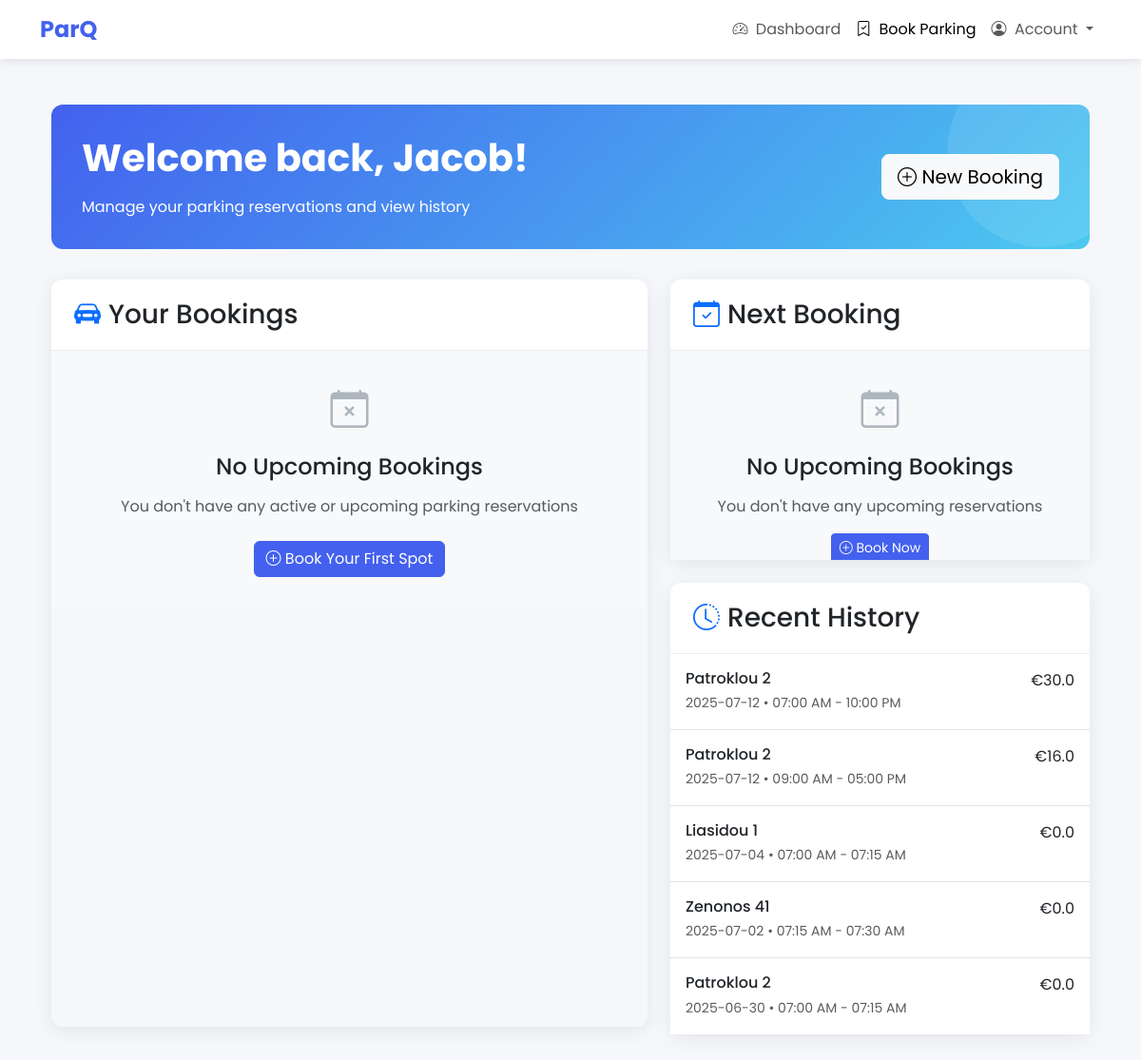
The app's page /dashboard (signed in) with its own data.
### config.py (models this page shows, shortened)
class User(db.Model, UserMixin):
    __tablename__ = 'users'
    id = db.Column(db.Integer, primary_key=True)
    email = db.Column(db.String(100), nullable=False, unique=True)
    password = db.Column(db.String(100), nullable=False)
    firstname = db.Column(db.String(100), nullable=False)
    lastname = db.Column(db.String(100), nullable=False)
    phone = db.Column(db.String(100), nullable=False)
    role = db.Column(db.String(100), nullable=False)
    log = db.relationship("Log", uselist=False, back_populates="user")
    bookings = db.relationship('Booking', backref='user', lazy=True)
    @login_manager.user_loader
    def load_user(id):
        return User.query.get(int(id))

class Booking(db.Model, UserMixin):
    __tablename__ = 'bookings'
    id = db.Column(db.Integer, primary_key=True)
    userid = db.Column(db.Integer, db.ForeignKey('users.id', ondelete='SET NULL'), nullable=True)
    parking_lot_id = db.Column(db.Integer, db.ForeignKey('parking_lots.id'), nullable=False)
    spot_id = db.Column(db.Integer, db.ForeignKey('parking_spots.id'), nullable=False)
    timeBooked = db.Column(db.DateTime, default=datetime.now, nullable=False)
    bookingDate = db.Column(db.Date, nullable=False)
    startTime = db.Column(db.Time, nullable=False)
    endTime = db.Column(db.Time, nullable=False)
    amount = db.Column(db.Float, nullable=False)
    parking_spot = db.relationship('ParkingSpot', back_populates='bookings')
    parking_lot = db.relationship('ParkingLot')  # New relationship

class ParkingLot(db.Model, UserMixin):
    __tablename__ = 'parking_lots'
    id = db.Column(db.Integer, primary_key=True)
    city_id = db.Column(db.Integer, db.ForeignKey('cities.id'))
    name = db.Column(db.String(100), nullable=False)
    address = db.Column(db.String(100), nullable=False)
    image_filename = db.Column(db.String(100), nullable=True)
    spots = db.relationship('ParkingSpot', backref='parking_lot', lazy=True, cascade="all, delete-orphan")

### dashboard/views.py (the view)
@dashboard_bp.route('/dashboard', methods=['GET', 'POST'])
@login_required
def dashboard():
    bookings = Booking.query.filter(Booking.userid == current_user.id, Booking.bookingDate >= date.today()).all()
    nextBooking = Booking.query.filter(Booking.userid==current_user.id, Booking.bookingDate >= date.today()).order_by(Booking.bookingDate.asc()).first()
    history = Booking.query.filter(Booking.userid==current_user.id, Booking.bookingDate < date.today()).order_by(Booking.bookingDate.desc()).limit(5).all()
    print(history)
    return render_template('dashboard/dashboard.html', current_user=current_user, bookings=bookings, nextBooking=nextBooking, history=history)

### templates/dashboard/dashboard.html (shortened to what this page needs)
{% extends "base2.html" %}
{% block content %}
<div class="container py-4">
    <div class="dashboard-header">
        <div class="row align-items-center">
            <div class="col-md-8">
                <h1 class="dashboard-title mb-3">Welcome back, {{ current_user.firstname }}!</h1>
                <p class="mb-0">Manage your parking reservations and view history</p>
            </div>
            <div class="col-md-4 text-md-end">
                <a href="{{ url_for('booking_bp.book') }}" class="btn btn-light btn-lg">
                    <i class="bi bi-plus-circle"></i> New Booking
                </a>
            </div>
        </div>
    </div>
    <div class="row">
        <div class="col-lg-7 mb-4">
            <div class="dashboard-card">
                <div class="dashboard-card-header d-flex justify-content-between align-items-center">
                    <h3 class="mb-0"><i class="bi bi-car-front-fill text-primary me-2"></i>Your Bookings</h3>
                </div>
                <div class="card-body" style="overflow-y: auto;">
                    {% if bookings %}
                    <div class="list-group list-group-flush">
                        {% for booking in bookings %}
                        <div class="list-group-item border-0 px-2 py-3">
                            <div class="booking-card card">
                                <div class="card-body">
                                    <div class="row">
                                        <div class="col-8">
                                            <div class="d-flex align-items-center mb-2">
                          <span class="booking-status status-active me-2">
                              <i class="bi bi-check-circle-fill me-1"></i> Booked
                          </span>
                                                <small class="text-muted">#{{ booking.id }}</small>
                                            </div>
                                            <h5 class="mb-2">{{ booking.parking_lot.name }}</h5>
                                            <p class="text-muted mb-2"><i class="bi bi-geo-alt-fill me-1"></i>{{
                                                booking.parking_lot.address }}</p>
                                            <div class="d-flex text-muted mb-2">
                                                <div class="me-3">
                                                    <i class="bi bi-calendar-event me-1"></i>
                                                    <span>{{ booking.bookingDate.strftime('%b %d') }}</span>
                                                </div>
                                                <div>
                                                    <i class="bi bi-clock me-1"></i>
                                                    <span>{{ booking.startTime.strftime('%I:%M %p') }} - {{ booking.endTime.strftime('%I:%M %p') }}</span>
                                                </div>
                                            </div>
                                            <div class="d-flex align-items-center">
                                                <span class="spot-indicator spot-{{ booking.spot_type|lower }}"></span>
                                                <span>Spot #{{ booking.spot_id }} </span>
                                            </div>
                                        </div>
                                        <div class="col-4">
                                            <div class="map-mini" id="map-{{ booking.id }}"></div>
                                            <div class="mt-2 text-end">
                                                <a href="#" class="btn btn-sm btn-outline-primary"
                                                   onclick="document.getElementById('qrImage').src='{{ url_for('dashboard.show_qr', booking_id=booking.id) }}'"
                                                   data-bs-toggle="modal" data-bs-target="#qrModal">Details</a>
                                            </div>
                                        </div>
                                    </div>
                                </div>
                            </div>
                        </div>
                        {% endfor %}
                    </div>
                    {% else %}
                    <div class="empty-state">
                        <div class="empty-state-icon">
                            <i class="bi bi-calendar-x"></i>
                        </div>
                        <h4 class="mb-3">No Upcoming Bookings</h4>
                        <p class="text-muted mb-4">You don't have any active or upcoming parking reservations</p>
                        <a href="{{ url_for('booking_bp.book') }}" class="btn btn-primary">
                            <i class="bi bi-plus-circle"></i> Book Your First Spot
                        </a>
                    </div>
                    {% endif %}
                </div>
            </div>
        </div>
        <div class="col-lg-5 mb-3">
            <div class="dashboard-card mb-4" style="min-height: auto; height: 295px;">
                <div class="dashboard-card-header">
                    <h3 class="mb-0"><i class="bi bi-calendar-check text-primary me-2"></i>Next Booking</h3>
                </div>
                <div class="card-body" style="height: 280px; overflow: hidden;">
                    {% if nextBooking %}
                    <div class="next-booking-card p-3">
                        <div class="d-flex justify-content-between align-items-start mb-2">
                            <h5 class="mb-0">{{ nextBooking.parking_lot.name }}</h5>
                            <span class="booking-status status-upcoming">
                  <i class="bi bi-clock-fill me-1"></i> Upcoming
                </span>
                        </div>
                        <p class="text-muted mb-2"><i class="bi bi-geo-alt-fill me-1"></i>{{
                            nextBooking.parking_lot.address }}</p>
                        <div class="next-booking-time mb-2">
                            <i class="bi bi-calendar-event me-1"></i>
                            {{ nextBooking.bookingDate.strftime('%b %d, %Y') }}
                        </div>
                        <div class="next-booking-time mb-3">
                            <i class="bi bi-clock me-1"></i>
                            {{ nextBooking.startTime.strftime('%I:%M %p') }} - {{ nextBooking.endTime.strftime('%I:%M
                            %p') }}
                        </div>
                        <div class="d-flex justify-content-between align-items-center">
                            <div class="d-flex align-items-center">
                                <span class="spot-indicator spot-{{ nextBooking.spot_type|lower }} me-2"></span>
                                <span>Spot #{{ nextBooking.spot_id }}</span>
                            </div>
                            <div class="mt-2 text-end">
                                <a href="#" class="btn btn-sm btn-primary"
                                   onclick="document.getElementById('qrImage').src='{{ url_for('dashboard.show_qr', booking_id=nextBooking.id) }}'"
                                   data-bs-toggle="modal" data-bs-target="#qrModal">View Details</a>
                            </div>
                        </div>
                    </div>
                    {% else %}
                    <div class="empty-state">
                        <div class="empty-state-icon">
                            <i class="bi bi-calendar-x"></i>
                        </div>
                        <h4 class="mb-3">No Upcoming Bookings</h4>
                        <p class="text-muted">You don't have any upcoming reservations</p>
                        <a href="{{ url_for('booking_bp.book') }}" class="btn btn-sm btn-primary">
                            <i class="bi bi-plus-circle"></i> Book Now
                        </a>
                    </div>
                    {% endif %}
                </div>
            </div>
            <div class="dashboard-card" style="height: 475px;">
                <div class="dashboard-card-header">
                    <h3 class="mb-0"><i class="bi bi-clock-history text-primary me-2"></i>Recent History</h3>
                </div>
                <div class="card-body" style="height: 300px; overflow-y: auto;">
                    {% if history %}
                    <div class="list-group list-group-flush">
                        {% for hist in history %}
                        <div class="list-group-item list-group-item-action history-item py-3">
                            <div class="d-flex justify-content-between">
                                <div>
                                    <h6 class="mb-1">{{ hist.parking_lot.name }}</h6>
                                    <small class="text-muted">{{ hist.bookingDate }} • {{ hist.startTime.strftime('%I:%M
                                        %p') }} - {{ hist.endTime.strftime('%I:%M %p') }}</small>
                                </div>
                                <div class="text-end">
                                    <span class="d-block text-dark">€{{ hist.amount }}</span>
                                </div>
                            </div>
                        </div>
                        {% endfor %}
                    </div>
                    {% endif %}
                </div>
            </div>
        </div>
    </div>
</div>
{% endblock %}

### templates/base2.html (shortened to what this page needs)
<!DOCTYPE html>
<html lang="en">
<head>
  <link href="https://cdn.jsdelivr.net/npm/bootstrap@5.3.2/dist/css/bootstrap.min.css" rel="stylesheet">
  <link href="https://cdn.jsdelivr.net/npm/bootstrap-icons@1.11.1/font/bootstrap-icons.css" rel="stylesheet">
    <link href="static/css/style2.css" rel="stylesheet">
</head>
<body>
  <nav class="navbar navbar-expand-lg navbar-light sticky-top">
    <div class="container">
      <a class="navbar-brand d-flex align-items-center" href="{{ url_for('dashboard.dashboard') }}">
        ParQ
      </a>
      <div class="collapse navbar-collapse" id="navbarNav">
        <ul class="navbar-nav ms-auto">
          <li class="nav-item">
            <a class="nav-link" href="{{ url_for('dashboard.dashboard') }}">
              <i class="bi bi-speedometer2 me-1"></i> Dashboard
            </a>
          </li>
          <li class="nav-item">
            <a class="nav-link active" href="{{ url_for('booking_bp.book') }}">
              <i class="bi bi-bookmark-check me-1"></i> Book Parking
            </a>
          </li>
          <li class="nav-item dropdown">
            <a class="nav-link dropdown-toggle" href="#" id="navbarDropdown" role="button" data-bs-toggle="dropdown">
              <i class="bi bi-person-circle me-1"></i> Account
            </a>
          </li>
        </ul>
      </div>
    </div>
  </nav>
  <main class="container py-4">
    {% block content %}{% endblock %}
  </main>
</body>
</html>

### static/css/style2.css (style rules this page uses)
:root { --primary-color: #4361ee; --secondary-color: #3f37c9; --accent-color: #4cc9f0; --light-color: #f8f9fa; --dark-color: #212529; --success-color: #4bb543; --warning-color: #fca311; --danger-color: #ef233c; }
body { font-family: 'Poppins', sans-serif; background-color: #f5f7fa; color: var(--dark-color); }
.navbar-brand { font-weight: 700; font-size: 1.5rem; color: var(--primary-color); }
.navbar { box-shadow: 0 2px 10px rgba(0, 0, 0, 0.1); background-color: white; }
.btn-primary { background-color: var(--primary-color); border-color: var(--primary-color); }
.dashboard-header { background: linear-gradient(135deg, #4361ee 0%, #4cc9f0 100%); color: white; border-radius: 12px; padding: 2rem; margin-bottom: 2rem; position: relative; overflow: hidden; }
.dashboard-header::before { content: ""; position: absolute; top: -50px; right: -50px; width: 200px; height: 200px; background: rgba(255, 255, 255, 0.1); border-radius: 50%; }
.dashboard-header .btn { position: relative; z-index: 2; }
.dashboard-title { font-weight: 700; position: relative; z-index: 2; }
.dashboard-card { border: none; border-radius: 12px; box-shadow: 0 4px 20px rgba(0, 0, 0, 0.08); height: 100%; display: flex; flex-direction: column; }
.dashboard-card-header { background-color: white; border-bottom: 1px solid #e9ecef; padding: 1.25rem 1.5rem; font-weight: 600; border-radius: 12px 12px 0 0 !important; }
.history-item { border-left: 3px solid transparent; transition: all 0.2s ease; }
.empty-state { text-align: center; padding: 2rem; background-color: #f8f9fa; border-radius: 8px; }
.empty-state-icon { font-size: 2.5rem; color: #adb5bd; margin-bottom: 1rem; }

### records on screen
User: firstname "Jacob"
Booking: parking_lot.name "Patroklou 2", bookingDate "2025-07-12", startTime "07:00 AM", endTime "10:00 PM", amount "30.0"
Booking: parking_lot.name "Patroklou 2", bookingDate "2025-07-12", startTime "09:00 AM", endTime "05:00 PM", amount "16.0"
Booking: parking_lot.name "Liasidou 1", bookingDate "2025-07-04", startTime "07:00 AM", endTime "07:15 AM", amount "0.0"
Booking: parking_lot.name "Zenonos 41", bookingDate "2025-07-02", startTime "07:15 AM", endTime "07:30 AM", amount "0.0"
Booking: parking_lot.name "Patroklou 2", bookingDate "2025-06-30", startTime "07:00 AM", endTime "07:15 AM", amount "0.0"
